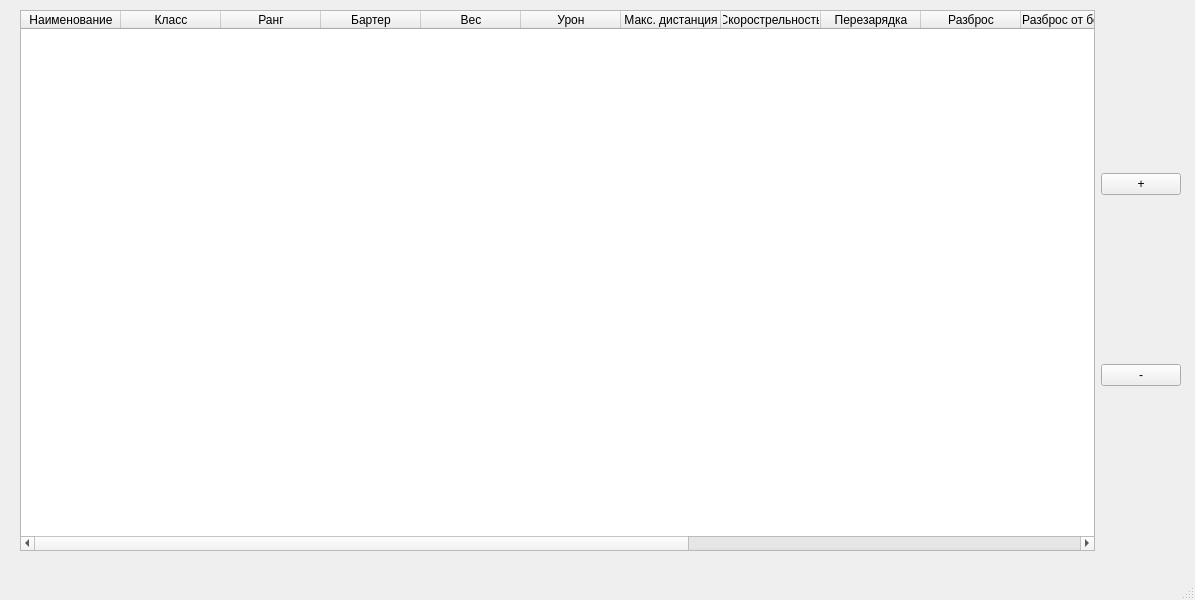
<?xml version="1.0" encoding="UTF-8"?>
<ui version="4.0">
 <class>MainWindow</class>
 <widget class="QMainWindow" name="MainWindow">
  <property name="geometry">
   <rect>
    <x>0</x>
    <y>0</y>
    <width>1195</width>
    <height>600</height>
   </rect>
  </property>
  <property name="windowTitle">
   <string>staldir</string>
  </property>
  <widget class="QWidget" name="centralwidget">
   <widget class="QWidget" name="horizontalLayoutWidget">
    <property name="geometry">
     <rect>
      <x>20</x>
      <y>10</y>
      <width>1161</width>
      <height>541</height>
     </rect>
    </property>
    <layout class="QHBoxLayout" name="horizontalLayout">
     <item>
      <widget class="QTableWidget" name="tableWidget">
       <column>
        <property name="text">
         <string>Наименование</string>
        </property>
       </column>
       <column>
        <property name="text">
         <string>Класс</string>
        </property>
       </column>
       <column>
        <property name="text">
         <string>Ранг</string>
        </property>
       </column>
       <column>
        <property name="text">
         <string>Бартер</string>
        </property>
       </column>
       <column>
        <property name="text">
         <string>Вес</string>
        </property>
       </column>
       <column>
        <property name="text">
         <string>Урон</string>
        </property>
       </column>
       <column>
        <property name="text">
         <string>Макс. дистанция</string>
        </property>
       </column>
       <column>
        <property name="text">
         <string>Скорострельность</string>
        </property>
       </column>
       <column>
        <property name="text">
         <string>Перезарядка</string>
        </property>
       </column>
       <column>
        <property name="text">
         <string>Разброс</string>
        </property>
       </column>
       <column>
        <property name="text">
         <string>Разброс от бедра</string>
        </property>
       </column>
       <column>
        <property name="text">
         <string>Отдача</string>
        </property>
       </column>
       <column>
        <property name="text">
         <string>Гориз. Отдача</string>
        </property>
       </column>
       <column>
        <property name="text">
         <string>Доставание</string>
        </property>
       </column>
       <column>
        <property name="text">
         <string>Прицеливание</string>
        </property>
       </column>
       <column>
        <property name="text">
         <string>Шанс клина</string>
        </property>
       </column>
      </widget>
     </item>
     <item>
      <layout class="QVBoxLayout" name="verticalLayout_2">
       <item>
        <widget class="QPushButton" name="addbutton">
         <property name="text">
          <string>+</string>
         </property>
        </widget>
       </item>
       <item>
        <widget class="QPushButton" name="delbutton">
         <property name="text">
          <string>-</string>
         </property>
        </widget>
       </item>
      </layout>
     </item>
    </layout>
   </widget>
  </widget>
  <widget class="QMenuBar" name="menubar">
   <property name="geometry">
    <rect>
     <x>0</x>
     <y>0</y>
     <width>1195</width>
     <height>26</height>
    </rect>
   </property>
  </widget>
  <widget class="QStatusBar" name="statusbar"/>
 </widget>
 <resources/>
 <connections/>
</ui>
